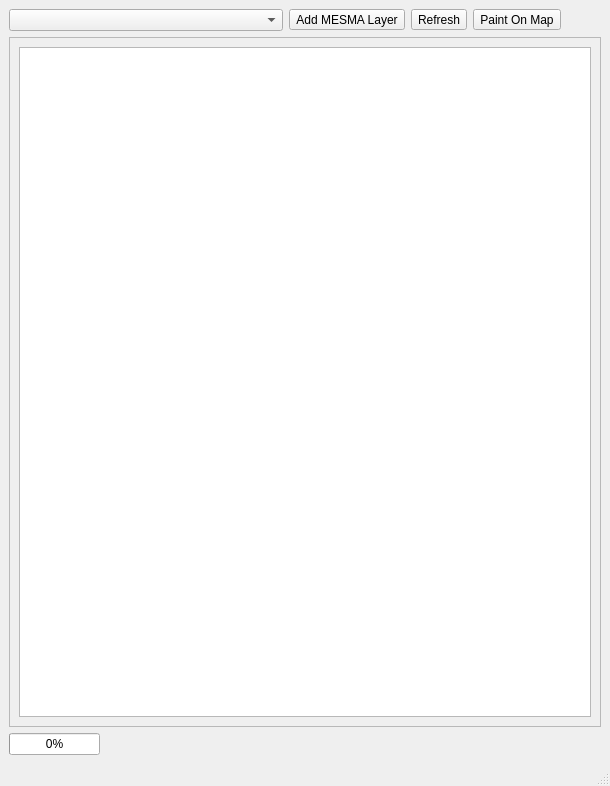
<?xml version="1.0" encoding="UTF-8"?>
<ui version="4.0">
 <class>MainWindow</class>
 <widget class="QMainWindow" name="MainWindow">
  <property name="geometry">
   <rect>
    <x>0</x>
    <y>0</y>
    <width>610</width>
    <height>786</height>
   </rect>
  </property>
  <property name="windowTitle">
   <string>MESMA Endmember Model Rendering</string>
  </property>
  <widget class="QWidget" name="centralwidget">
   <layout class="QVBoxLayout" name="verticalLayout">
    <property name="spacing">
     <number>6</number>
    </property>
    <property name="leftMargin">
     <number>9</number>
    </property>
    <property name="topMargin">
     <number>9</number>
    </property>
    <property name="rightMargin">
     <number>9</number>
    </property>
    <property name="bottomMargin">
     <number>9</number>
    </property>
    <item>
     <layout class="QHBoxLayout" name="horizontalLayout_2">
      <property name="topMargin">
       <number>0</number>
      </property>
      <item>
       <widget class="QgsMapLayerComboBox" name="mapLayerComboBox">
        <property name="sizePolicy">
         <sizepolicy hsizetype="Preferred" vsizetype="Fixed">
          <horstretch>1</horstretch>
          <verstretch>0</verstretch>
         </sizepolicy>
        </property>
        <property name="allowEmptyLayer">
         <bool>true</bool>
        </property>
        <property name="showCrs">
         <bool>false</bool>
        </property>
        <property name="excludedProviders">
         <stringlist>
          <string>ogr</string>
          <string>WMS</string>
          <string>wfs</string>
          <string></string>
         </stringlist>
        </property>
       </widget>
      </item>
      <item>
       <widget class="QToolButton" name="loadImageButton">
        <property name="text">
         <string>Add MESMA Layer</string>
        </property>
        <property name="icon">
         <iconset>
          <normaloff>:/images/themes/default/mActionAddRasterLayer.svg</normaloff>:/images/themes/default/mActionAddRasterLayer.svg</iconset>
        </property>
       </widget>
      </item>
      <item>
       <widget class="QToolButton" name="readEndmembersButton">
        <property name="text">
         <string>Refresh</string>
        </property>
        <property name="icon">
         <iconset>
          <normaloff>:/images/themes/default/mActionRefresh.svg</normaloff>:/images/themes/default/mActionRefresh.svg</iconset>
        </property>
       </widget>
      </item>
      <item>
       <widget class="QToolButton" name="repaintButton">
        <property name="text">
         <string>Paint On Map</string>
        </property>
        <property name="icon">
         <iconset>
          <normaloff>:/images/themes/default/mActionShowAllLayersGray.svg</normaloff>:/images/themes/default/mActionShowAllLayersGray.svg</iconset>
        </property>
       </widget>
      </item>
      <item>
       <spacer name="horizontalSpacer">
        <property name="orientation">
         <enum>Qt::Horizontal</enum>
        </property>
        <property name="sizeHint" stdset="0">
         <size>
          <width>40</width>
          <height>20</height>
         </size>
        </property>
       </spacer>
      </item>
     </layout>
    </item>
    <item>
     <widget class="QScrollArea" name="scrollArea">
      <property name="widgetResizable">
       <bool>true</bool>
      </property>
      <widget class="QWidget" name="scrollAreaWidgetContents">
       <property name="geometry">
        <rect>
         <x>0</x>
         <y>0</y>
         <width>590</width>
         <height>687</height>
        </rect>
       </property>
       <layout class="QVBoxLayout" name="verticalLayout_2">
        <item>
         <widget class="MesmaTreeView" name="treeView">
          <property name="sizeAdjustPolicy">
           <enum>QAbstractScrollArea::AdjustToContents</enum>
          </property>
          <property name="selectionMode">
           <enum>QAbstractItemView::MultiSelection</enum>
          </property>
          <property name="sortingEnabled">
           <bool>true</bool>
          </property>
          <property name="headerHidden">
           <bool>false</bool>
          </property>
          <attribute name="headerCascadingSectionResizes">
           <bool>true</bool>
          </attribute>
          <attribute name="headerMinimumSectionSize">
           <number>25</number>
          </attribute>
          <attribute name="headerStretchLastSection">
           <bool>false</bool>
          </attribute>
         </widget>
        </item>
       </layout>
      </widget>
     </widget>
    </item>
    <item>
     <layout class="QHBoxLayout" name="horizontalLayout_3">
      <property name="topMargin">
       <number>0</number>
      </property>
      <item>
       <widget class="QProgressBar" name="progressBar">
        <property name="value">
         <number>0</number>
        </property>
       </widget>
      </item>
      <item>
       <widget class="QLabel" name="progressLabel">
        <property name="sizePolicy">
         <sizepolicy hsizetype="Preferred" vsizetype="Preferred">
          <horstretch>1</horstretch>
          <verstretch>0</verstretch>
         </sizepolicy>
        </property>
        <property name="text">
         <string/>
        </property>
       </widget>
      </item>
     </layout>
    </item>
   </layout>
  </widget>
  <widget class="QStatusBar" name="statusbar"/>
  <action name="readEndmembersAction">
   <property name="icon">
    <iconset>
     <normaloff>:/images/themes/default/mActionRefresh.svg</normaloff>:/images/themes/default/mActionRefresh.svg</iconset>
   </property>
   <property name="text">
    <string>Refresh endmembers</string>
   </property>
   <property name="toolTip">
    <string>Refresh the set of endmember combinations from the selected MESMA output.</string>
   </property>
  </action>
  <action name="loadImageAction">
   <property name="icon">
    <iconset>
     <normaloff>:/images/themes/default/mActionAddRasterLayer.svg</normaloff>:/images/themes/default/mActionAddRasterLayer.svg</iconset>
   </property>
   <property name="text">
    <string>Load MESMA Models Image</string>
   </property>
   <property name="toolTip">
    <string>Adds a new image [MESMA output] containing endmember combinations [models]</string>
   </property>
  </action>
  <action name="repaintAction">
   <property name="icon">
    <iconset>
     <normaloff>:/images/themes/default/mActionShowAllLayersGray.svg</normaloff>:/images/themes/default/mActionShowAllLayersGray.svg</iconset>
   </property>
   <property name="text">
    <string>Repaint</string>
   </property>
   <property name="toolTip">
    <string>Repaint the layer using the current render settings to show selected endmember models</string>
   </property>
  </action>
  <action name="filterAction">
   <property name="checkable">
    <bool>true</bool>
   </property>
   <property name="text">
    <string>.*</string>
   </property>
   <property name="toolTip">
    <string>Use a regular expression instead of wildcard pattern.</string>
   </property>
  </action>
 </widget>
 <customwidgets>
  <customwidget>
   <class>QgsMapLayerComboBox</class>
   <extends>QComboBox</extends>
   <header>qgis.gui</header>
  </customwidget>
  <customwidget>
   <class>MesmaTreeView</class>
   <extends>QTreeView</extends>
   <header>mesma.gui.mesma_visualisation_gui</header>
  </customwidget>
 </customwidgets>
 <resources/>
 <connections/>
</ui>
